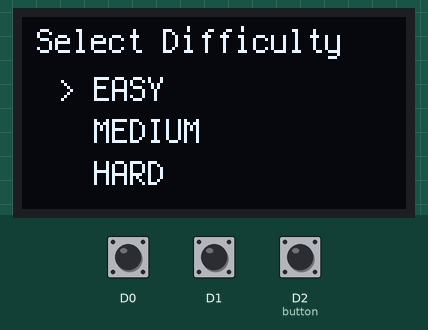
Bench run of a program on a simulated CircuitPython board. On the bench: 128×64 one-colour display. The test bench sets the inputs (shaded band); at power-on: D0 HIGH, D2 (button) HIGH, D1 HIGH. What the program prints to the serial console is not drawn.

Above: at 1.2 s.
1.3 s: D0 pulled LOW for 0.15 s
At 2.3 s:
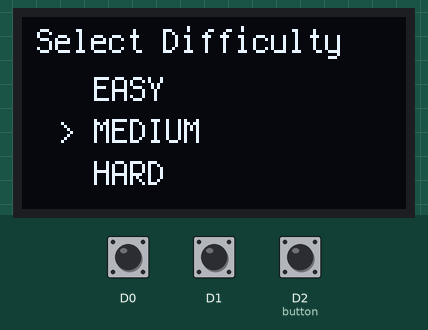
2.9 s: D2 (button) pulled LOW for 0.15 s
At 3.8 s:
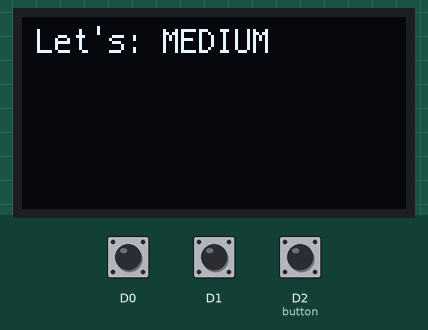
6.0 s: D2 (button) pulled LOW for 1 s
9.5 s: D2 (button) pulled LOW for 3.2 s
Timing chart, 0 to 12.5 s (numbered marks = the images above; inputs shaded):
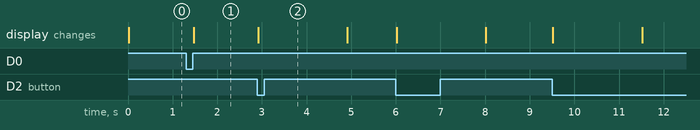

Measured:
- after the input at 1.3 s, the display: changes after 0.17 s (image 1)
- after the input at 2.9 s, the display: changes at once (image 2)

The program:

menu.py
```python
import time
import board
import busio
import displayio
import terminalio
import digitalio

from adafruit_display_text import label
import i2cdisplaybus
import adafruit_displayio_ssd1306

from rotary_encoder import RotaryEncoder

# ---------- 状态常量 ----------
STATE_MENU = 0        # 选择难度
STATE_INIT_GAME = 1   # 确认难度后（现在先占位）

DIFFICULTIES = ["EASY", "MEDIUM", "HARD"]

# ---------- OLED 初始化（用你之前确认可用的方式） ----------
displayio.release_displays()

i2c = busio.I2C(board.SCL, board.SDA)
display_bus = i2cdisplaybus.I2CDisplayBus(i2c, device_address=0x3C)
display = adafruit_displayio_ssd1306.SSD1306(display_bus, width=128, height=64)

main_group = displayio.Group()
display.root_group = main_group

# 顶部提示文字
status_label = label.Label(terminalio.FONT, text="", x=5, y=8)
main_group.append(status_label)

# 三行菜单文字
line_y_positions = [24, 38, 52]
menu_labels = []
for i in range(3):
    lbl = label.Label(terminalio.FONT, text="", x=12, y=line_y_positions[i])
    menu_labels.append(lbl)
    main_group.append(lbl)

# ---------- Rotary Encoder 初始化 ----------
# 先用你测试代码里的参数；如果太不灵敏，可以之后把 pulses_per_detent 改小
encoder = RotaryEncoder(
    board.D0,           # CLK
    board.D1,           # DT
    debounce_ms=2,
    pulses_per_detent=2
)

last_position = encoder.position  # 上一次的 position

# ---------- 按钮初始化 ----------
# 右侧 VCC 脚接到 D2，另一脚接 GND
button = digitalio.DigitalInOut(board.D2)
button.switch_to_input(pull=digitalio.Pull.UP)  # 内部上拉：未按 True，按下 False
last_button_value = button.value

# ---------- 状态变量 ----------
state = STATE_MENU
selected_index = 0        # 0=EASY,1=MEDIUM,2=HARD
init_start_time = 0.0


# ---------- UI 函数 ----------
def draw_menu(selected: int) -> None:
    """在 OLED 上绘制难度菜单"""
    status_label.text = "Select Difficulty"
    for i, name in enumerate(DIFFICULTIES):
        prefix = "> " if i == selected else "  "
        menu_labels[i].text = prefix + name


def show_starting_screen(selected: int) -> None:
    """按下确认后的提示界面"""
    diff_name = DIFFICULTIES[selected]
    status_label.text = "Let's: " + diff_name
    for lbl in menu_labels:
        lbl.text = ""


# 先画一次菜单
draw_menu(selected_index)

# ---------- 主循环 ----------
while True:
    now = time.monotonic()

    # 1. 处理旋转（使用 encoder.update()）
    changed = encoder.update()
    if changed:
        position = encoder.position

        if position != last_position:
            delta = position - last_position
            # 顺时针 / 逆时针只移动一格菜单
            if delta > 0:
                selected_index += 1
            elif delta < 0:
                selected_index -= 1

            # 限制在 0~len-1
            if selected_index < 0:
                selected_index = 0
            if selected_index > len(DIFFICULTIES) - 1:
                selected_index = len(DIFFICULTIES) - 1

            last_position = position

            if state == STATE_MENU:
                draw_menu(selected_index)

            # 调试：你可以在串口里看看 position 变化
            print("Encoder position:", position, " selected:", selected_index)

    # 2. 处理按钮（检测“刚刚按下”的瞬间）
    raw = button.value           # True = 没按，False = 按下
    button_pressed = (last_button_value is True) and (raw is False)
    last_button_value = raw

    # 3. 状态机
    if state == STATE_MENU:
        if button_pressed:
            # 按下确认难度
            show_starting_screen(selected_index)
            init_start_time = now
            state = STATE_INIT_GAME

    elif state == STATE_INIT_GAME:
        # 先简单停 2 秒，之后在这里做真正的游戏初始化
        if now - init_start_time > 2.0:
            state = STATE_MENU
            draw_menu(selected_index)

    time.sleep(0.001)
```

rotary_encoder.py
```python
import time
import digitalio

class RotaryEncoder:
    """
    RotaryEncoder(pin_a, pin_b, *, pull=digitalio.Pull.UP, debounce_ms=3, pulses_per_detent=4)

    - pin_a, pin_b: board pin objects (e.g. board.D1, board.D0)
    - debounce_ms: stable time (ms) before accepting a new state
    - pulses_per_detent: number of encoder edges per visible detent. Set to 1 if you want
      raw edges, or to 4 for many encoders so 1 detent == 1 step.
    """

    # Quadrature Table
    _TRANSITIONS = {
        0b0001:  1,
        0b0011:  1,
        0b0111:  1,
        0b0100: -1,
        0b1110:  1,
        0b1101: -1,
        0b1000:  1,
        0b1011: -1,
        }

    def __init__(self, pin_a, pin_b, *, pull=digitalio.Pull.UP, debounce_ms=3, pulses_per_detent=3):
        self._a = digitalio.DigitalInOut(pin_a)
        self._a.switch_to_input(pull=pull)
        self._b = digitalio.DigitalInOut(pin_b)
        self._b.switch_to_input(pull=pull)

        self._debounce_ms = max(1, int(debounce_ms))
        self._pulses_per_detent = max(1, int(pulses_per_detent))

        self._last_raw = (self._a.value, self._b.value)
        self._last_stable = self._last_raw
        self._last_change_time = time.monotonic() * 1000.0

        self._last_q = (1 if self._last_stable[0] else 0) << 1 | (1 if self._last_stable[1] else 0)

        self._position_raw = 0
        self._position = 0
        self._delta_accum = 0

    @staticmethod
    def _pack(state):

        return (1 if state[0] else 0) << 1 | (1 if state[1] else 0)

    def _read_raw(self):
        return (self._a.value, self._b.value)

    def update(self):
        now = time.monotonic() * 1000.0
        raw = self._read_raw()
        if raw != self._last_raw:

            self._last_raw = raw
            self._last_change_time = now
            return False

        if raw != self._last_stable and (now - self._last_change_time) >= self._debounce_ms:
            prev_q = self._last_q
            self._last_stable = raw
            curr_q = self._pack(raw)
            self._last_q = curr_q

            key = (prev_q << 2) | curr_q
            move = self._TRANSITIONS.get(key, 0)


            if move == 0:
                diff = (curr_q - prev_q) % 4
                if diff == 1:
                    move = 1
                elif diff == 3:
                    move = -1
                elif diff == 2:
                    move = 2 if ( (curr_q - prev_q) > 0 ) else -2

            if move != 0:
                self._position_raw += int(move)

                new_pos = self._position_raw // self._pulses_per_detent
                if new_pos != self._position:
                    delta = new_pos - self._position
                    self._position = new_pos
                    self._delta_accum += delta
                    return True
        return False

    @property
    def position(self):
        return self._position

    @property
    def position_raw(self):
        return self._position_raw

    def get_delta(self):
        d = self._delta_accum
        self._delta_accum = 0
        return d

    def reset(self, *, to_detent=None):
        if to_detent is None:
            self._position_raw = 0
            self._position = 0
        else:
            self._position = int(to_detent)
            self._position_raw = self._position * self._pulses_per_detent
        self._delta_accum = 0
```
